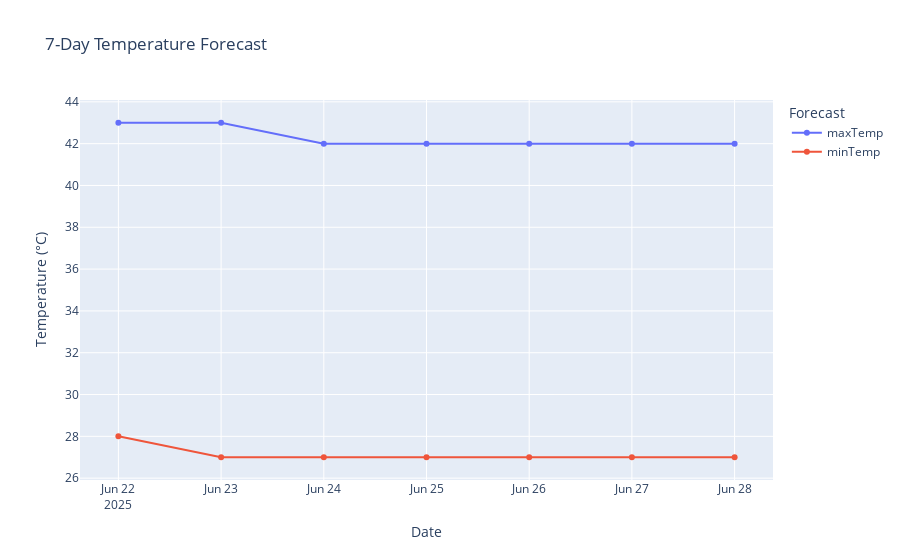

This figure's notebook cell:
### Markdown cell above
#### Graph 1: Daily High and Low Temperatures

### Code cell
fig_temp = px.line(
    daily_forecast, 
    x='date', 
    y=['maxTemp', 'minTemp'], 
    title='7-Day Temperature Forecast',
    labels={'date': 'Date', 'value': 'Temperature (°C)', 'variable': 'Forecast'},
    markers=True
)
fig_temp.show()

### Figure 1 — Plotly figure (JSON) as saved in the notebook; plotly's stock layout.template omitted (floating-point values rounded to 4 significant figures)
{"data": [{"hovertemplate": "Forecast=maxTemp<br>Date=%{x}<br>Temperature (°C)=%{y}<extra></extra>", "legendgroup": "maxTemp", "line": {"color": "#636efa", "dash": "solid"}, "marker": {"symbol": "circle"}, "mode": "lines+markers", "name": "maxTemp", "orientation": "v", "showlegend": true, "type": "scatter", "x": ["2025-06-22T00:00:00", "2025-06-23T00:00:00", "2025-06-24T00:00:00", "2025-06-25T00:00:00", "2025-06-26T00:00:00", "2025-06-27T00:00:00", "2025-06-28T00:00:00"], "xaxis": "x", "y": [43, 43, 42, 42, 42, 42, 42], "yaxis": "y"}, {"hovertemplate": "Forecast=minTemp<br>Date=%{x}<br>Temperature (°C)=%{y}<extra></extra>", "legendgroup": "minTemp", "line": {"color": "#EF553B", "dash": "solid"}, "marker": {"symbol": "circle"}, "mode": "lines+markers", "name": "minTemp", "orientation": "v", "showlegend": true, "type": "scatter", "x": ["2025-06-22T00:00:00", "2025-06-23T00:00:00", "2025-06-24T00:00:00", "2025-06-25T00:00:00", "2025-06-26T00:00:00", "2025-06-27T00:00:00", "2025-06-28T00:00:00"], "xaxis": "x", "y": [28, 27, 27, 27, 27, 27, 27], "yaxis": "y"}], "layout": {"autosize": true, "legend": {"title": {"text": "Forecast"}, "tracegroupgap": 0}, "title": {"text": "7-Day Temperature Forecast"}, "xaxis": {"anchor": "y", "autorange": true, "domain": [0, 1], "range": ["2025-06-21 15:14:34.7918", "2025-06-28 08:45:25.2082"], "title": {"text": "Date"}, "type": "date"}, "yaxis": {"anchor": "x", "autorange": true, "domain": [0, 1], "range": [25.68, 44.32], "title": {"text": "Temperature (°C)"}, "type": "linear"}}}
